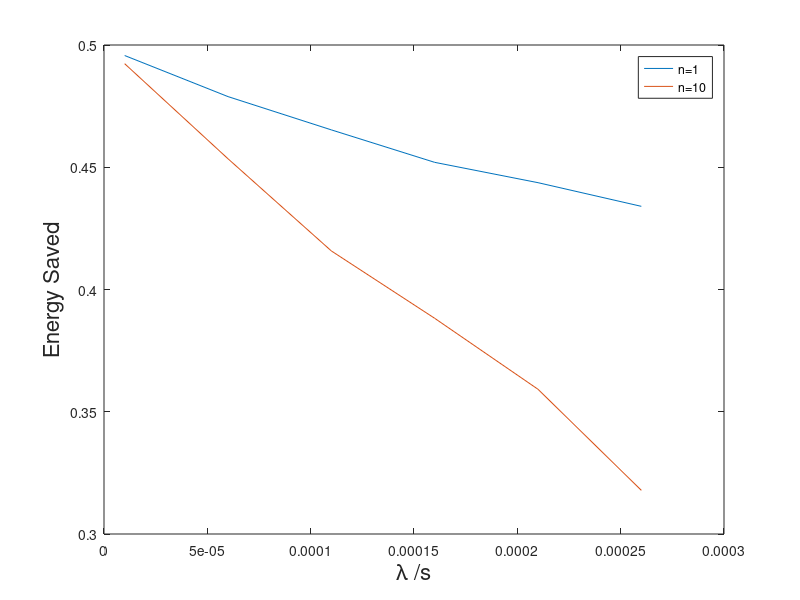

Reproduce this figure in MATLAB.
%% read data
input = fopen('output_1.dat', 'r');
formatSpec = '%f %f';
sizeA = [2 Inf];
A = fscanf(input, formatSpec, sizeA)
fclose(input);
plot(A(1,:), A(2,:));
hold on
input = fopen('output_10.dat', 'r');
formatSpec = '%f %f';
sizeA = [2 Inf];
A = fscanf(input, formatSpec, sizeA)
fclose(input);
plot(A(1,:), A(2,:));
legend('n=1', 'n=10');
xlabel('\lambda /s','FontSize', 16);
ylabel('Energy Saved', 'FontSize', 16);
ax.FontSize = 20;